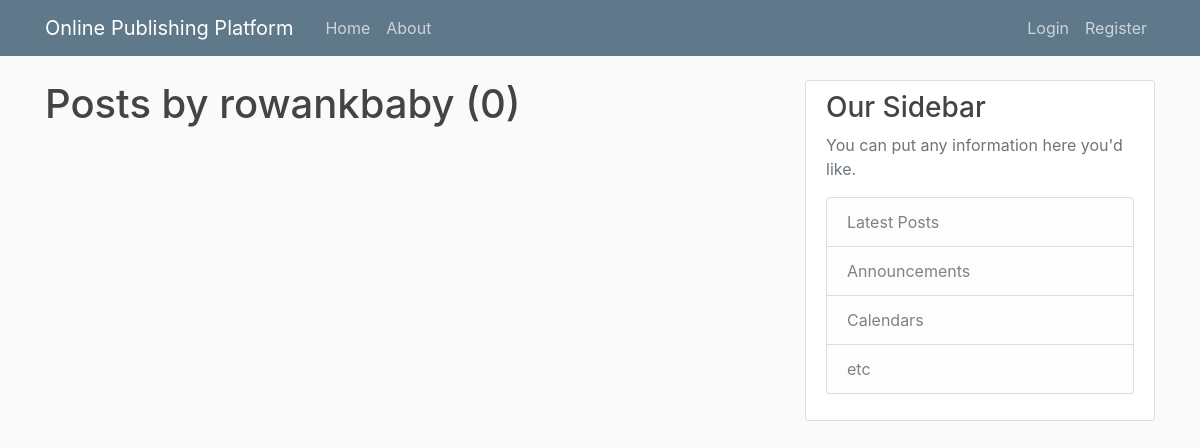
The app's page /user/rowankbaby, older data.
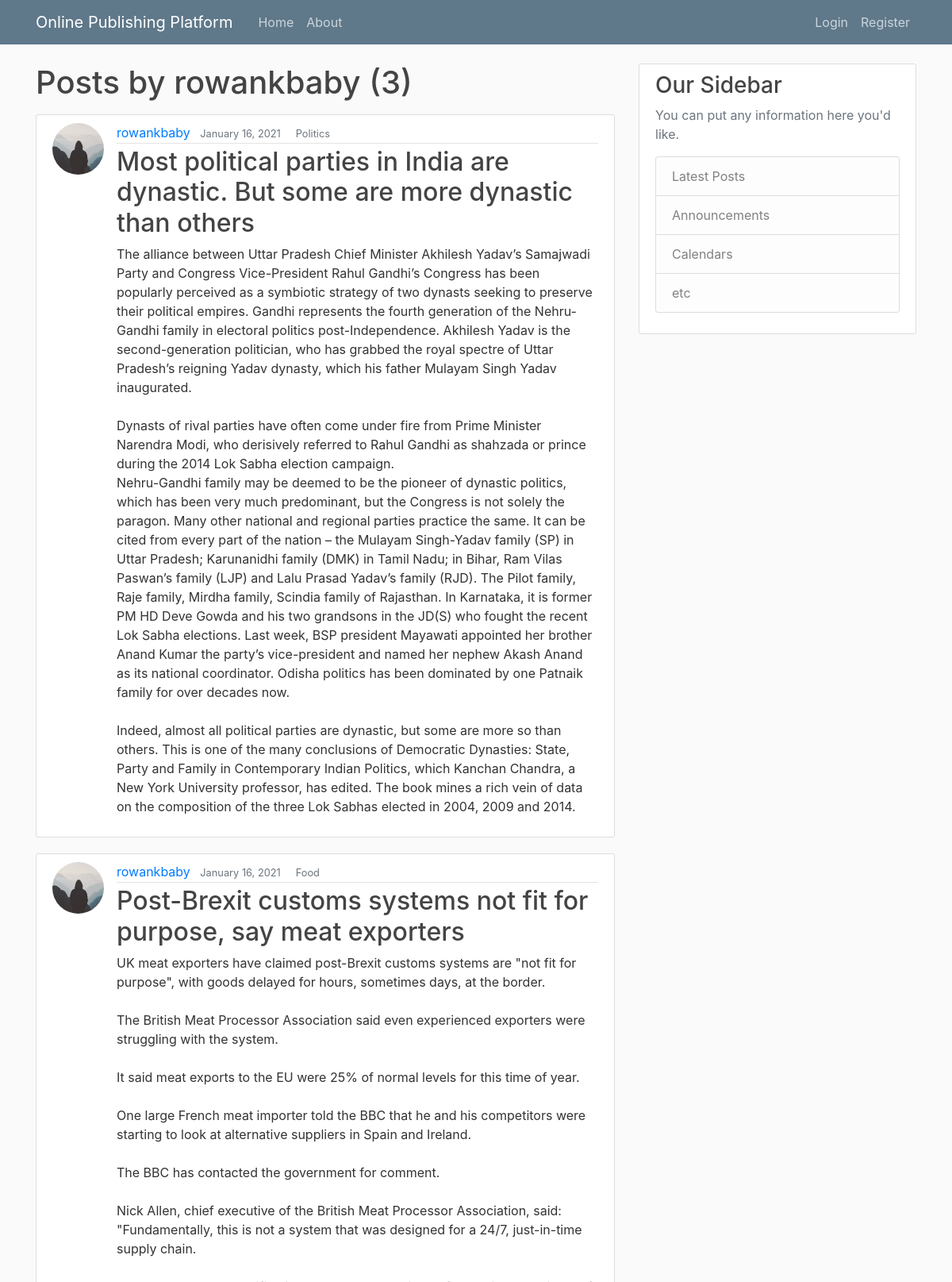
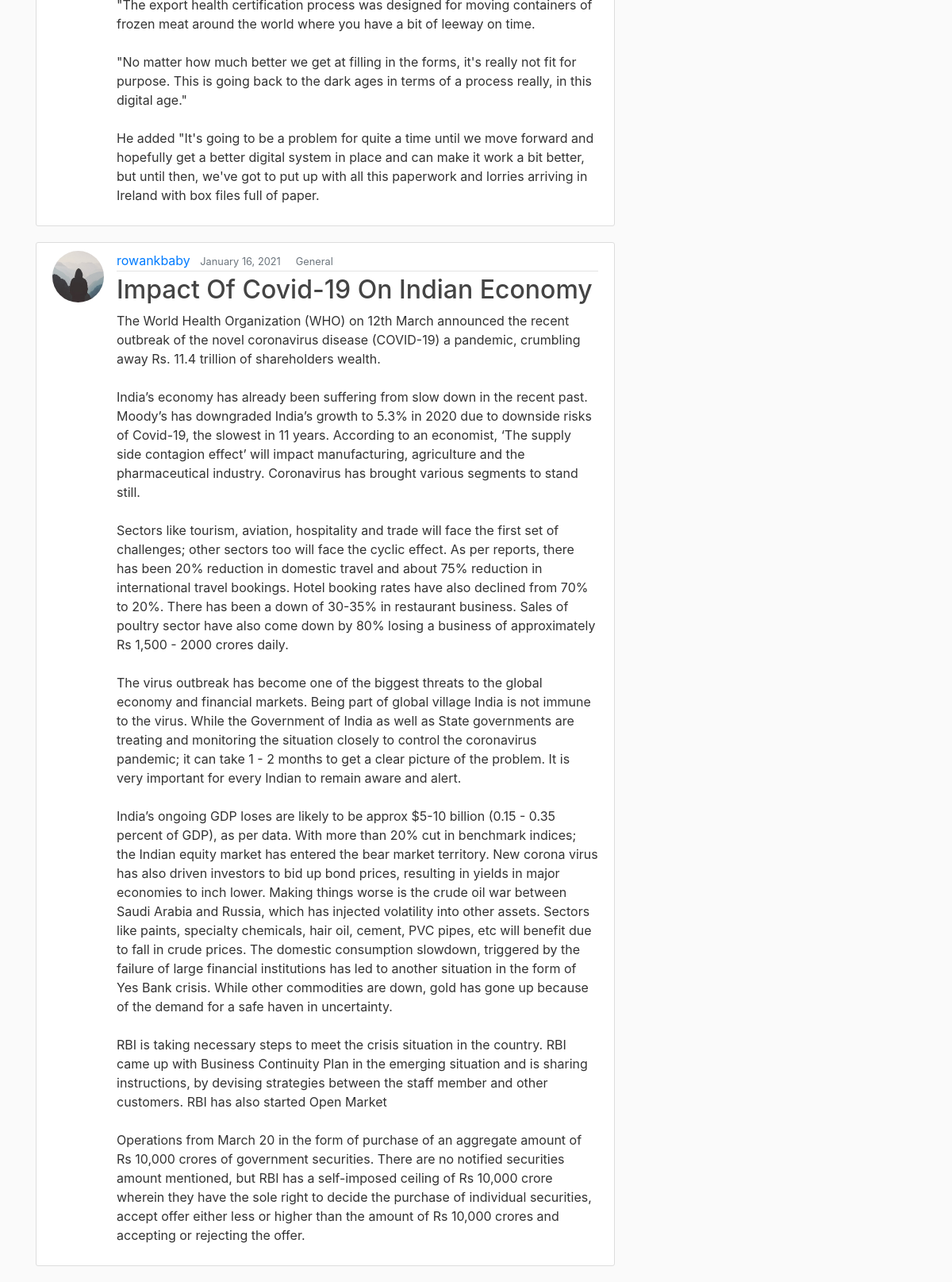
The same page, newer data (2 pictures, top to bottom).
### blog/models.py (models this page shows, shortened)
class Post(models.Model):
    title = models.CharField(max_length=100)
    content = models.TextField()
    category = models.CharField(max_length=20, choices=BLOG_CHOICES, default="General")
    date_posted = models.DateTimeField(default=timezone.now)
    author = models.ForeignKey(User, on_delete=models.CASCADE)

### users/models.py (models this page shows, shortened)
class Profile(models.Model):
    user = models.OneToOneField(User, on_delete=models.CASCADE)
    image = models.ImageField(default='default.jpg', upload_to='profile_pics')

### blog/views.py (the view)
# urls.py: path('user/<str:username>', UserPostListView.as_view(), name='user-posts'),
class UserPostListView(ListView):
    model = Post
    template_name = 'blog/user_posts.html'  # <app>/<model>_<viewtype>.html
    context_object_name = 'posts'
    paginate_by = 5
    def get_queryset(self):
        user = get_object_or_404(User, username=self.kwargs.get('username'))
        return Post.objects.filter(author=user).order_by('-date_posted')

### blog/templates/blog/user_posts.html (shortened to what this page needs)
{% extends "blog/base.html" %}
{% block content %}
    <h1 class="mb-3">Posts by {{ view.kwargs.username }} ({{ page_obj.paginator.count }})</h1>
    {% for post in posts %}
        <article class="media content-section">
          <img class="rounded-circle article-img" src="{{ post.author.profile.image.url }}">
          <div class="media-body">
            <div class="article-metadata">
              <a class="mr-2" href="{% url 'user-posts' post.author.username %}">{{ post.author }}</a>
              <small class="text-muted">{{ post.date_posted|date:"F d, Y" }}&nbsp;&nbsp;&nbsp;&nbsp;</small>
              <small class="text-muted">{{post.category}}</small>
            </div>
            <h2><a class="article-title" href="{% url 'post-detail' post.id %}">{{ post.title }}</a></h2>
            <p class="article-content">{{ post.content }}</p>
          </div>
        </article>
    {% endfor %}
{% endblock content %}

### blog/templates/blog/base.html (shortened to what this page needs)
{% load static %}
<!DOCTYPE html>
<html>
<head>
    <link rel="stylesheet" href="https://maxcdn.bootstrapcdn.com/bootstrap/4.0.0/css/bootstrap.min.css">
    <link rel="stylesheet" type="text/css" href="{% static 'blog/main.css' %}">
</head>
<body>
    <header class="site-header">
      <nav class="navbar navbar-expand-md navbar-dark bg-steel fixed-top">
        <div class="container">
          <a class="navbar-brand mr-4" href="{% url 'blog-home' %}">Online Publishing Platform</a>
          <div class="collapse navbar-collapse" id="navbarToggle">
            <div class="navbar-nav mr-auto">
              <a class="nav-item nav-link" href="{% url 'blog-home' %}">Home</a>
              <a class="nav-item nav-link" href="{% url 'blog-about' %}">About</a>
            </div>
            <div class="navbar-nav">
              {% if user.is_authenticated %}
              <form action="/">
                  <input list="browsers" name="browser">
                  <datalist id="browsers">
                    <option value="Personal">
                    <option value="Food">
                    <option value="Travel">
                    <option value="Technology">
                    <option value="Fashion">
                    <option value="Movies">
                    <option value="Politics">
                    <option value="Gaming">
                    <option value="Business">
                    <option value="Sports">
                  </datalist>
                  <input type="submit" value="Search">
                </form>
                <a class="nav-item nav-link" href="{% url 'post-create' %}">New Post</a>
                <a class="nav-item nav-link" href="{% url 'profile' %}">Profile</a>
                <a class="nav-item nav-link" href="{% url 'logout' %}">Logout</a>
              {% else %}
                <a class="nav-item nav-link" href="{% url 'login' %}">Login</a>
                <a class="nav-item nav-link" href="{% url 'register' %}">Register</a>
              {% endif %}
            </div>
          </div>
        </div>
      </nav>
    </header>
    <main role="main" class="container">
      <div class="row">
        <div class="col-md-8">
          {% block content %}{% endblock %}
        </div>
        <div class="col-md-4">
          <div class="content-section">
            <h3>Our Sidebar</h3>
            <p class='text-muted'>You can put any information here you'd like.
              <ul class="list-group">
                <li class="list-group-item list-group-item-light">Latest Posts</li>
                <li class="list-group-item list-group-item-light">Announcements</li>
                <li class="list-group-item list-group-item-light">Calendars</li>
                <li class="list-group-item list-group-item-light">etc</li>
              </ul>
            </p>
          </div>
        </div>
      </div>
    </main>
</body>
</html>

### blog/static/blog/main.css (style rules this page uses)
body { background: #fafafa; color: #333333; margin-top: 5rem; }
h1, h2, h3, h4, h5, h6 { color: #444444; }
ul { margin: 0; }
.bg-steel { background-color: #5f788a; }
.site-header .navbar-nav .nav-link { color: #cbd5db; }
.content-section { background: #ffffff; padding: 10px 20px; border: 1px solid #dddddd; border-radius: 3px; margin-bottom: 20px; }
.article-title { color: #444444; }
.article-content { white-space: pre-line; }
.article-img { height: 65px; width: 65px; margin-right: 16px; }
.article-metadata { padding-bottom: 1px; margin-bottom: 4px; border-bottom: 1px solid #e3e3e3 }

Row changes from the older to the newer data that the page shows:
added Post: author.profile.image (placeholder picture), author "rowankbaby", date_posted "January 16, 2021", category "Politics", title "Most political parties in India are dynastic. But some are more dynastic than others", content "The alliance between Uttar Pradesh Chief Minister Akhilesh Yadav’s Samajwadi Party and Congress Vice-President Rahul Gandhi’s Congress has been popularly perceived as a symbiotic strategy of two dynasts seeking to preserve their political empires. Gandhi represents the fourth generation of the Nehru-Gandhi family in electoral politics post-Independence. Akhilesh Yadav is the second-generation politician, who has grabbed the royal spectre of Uttar Pradesh’s reigning Yadav dynasty, which his father Mulayam Singh Yadav inaugurated. Dynasts of rival parties have often come under fire from Prime Minister Narendra Modi, who derisively referred to Rahul Gandhi as shahzada or prince during the 2014…"
added Post: author.profile.image (placeholder picture), author "rowankbaby", date_posted "January 16, 2021", category "Food", title "Post-Brexit customs systems not fit for purpose, say meat exporters", content "UK meat exporters have claimed post-Brexit customs systems are \"not fit for purpose\", with goods delayed for hours, sometimes days, at the border. The British Meat Processor Association said even experienced exporters were struggling with the system. It said meat exports to the EU were 25% of normal levels for this time of year. One large French meat importer told the BBC that he and his competitors were starting to look at alternative suppliers in Spain and Ireland. The BBC has contacted the government for comment. Nick Allen, chief executive of the British Meat Processor Association, said: \"Fundamentally, this is not a system that was designed for a 24/7, just-in-time supply chain. \"The…"
added Post: author.profile.image (placeholder picture), author "rowankbaby", date_posted "January 16, 2021", category "General", title "Impact Of Covid-19 On Indian Economy", content "The World Health Organization (WHO) on 12th March announced the recent outbreak of the novel coronavirus disease (COVID-19) a pandemic, crumbling away Rs. 11.4 trillion of shareholders wealth. India’s economy has already been suffering from slow down in the recent past. Moody’s has downgraded India’s growth to 5.3% in 2020 due to downside risks of Covid-19, the slowest in 11 years. According to an economist, ‘The supply side contagion effect’ will impact manufacturing, agriculture and the pharmaceutical industry. Coronavirus has brought various segments to stand still. Sectors like tourism, aviation, hospitality and trade will face the first set of challenges; other sectors too will face…"
Text that changed along with them:
{{ page_obj.paginator.count }}: "0" → "3"
